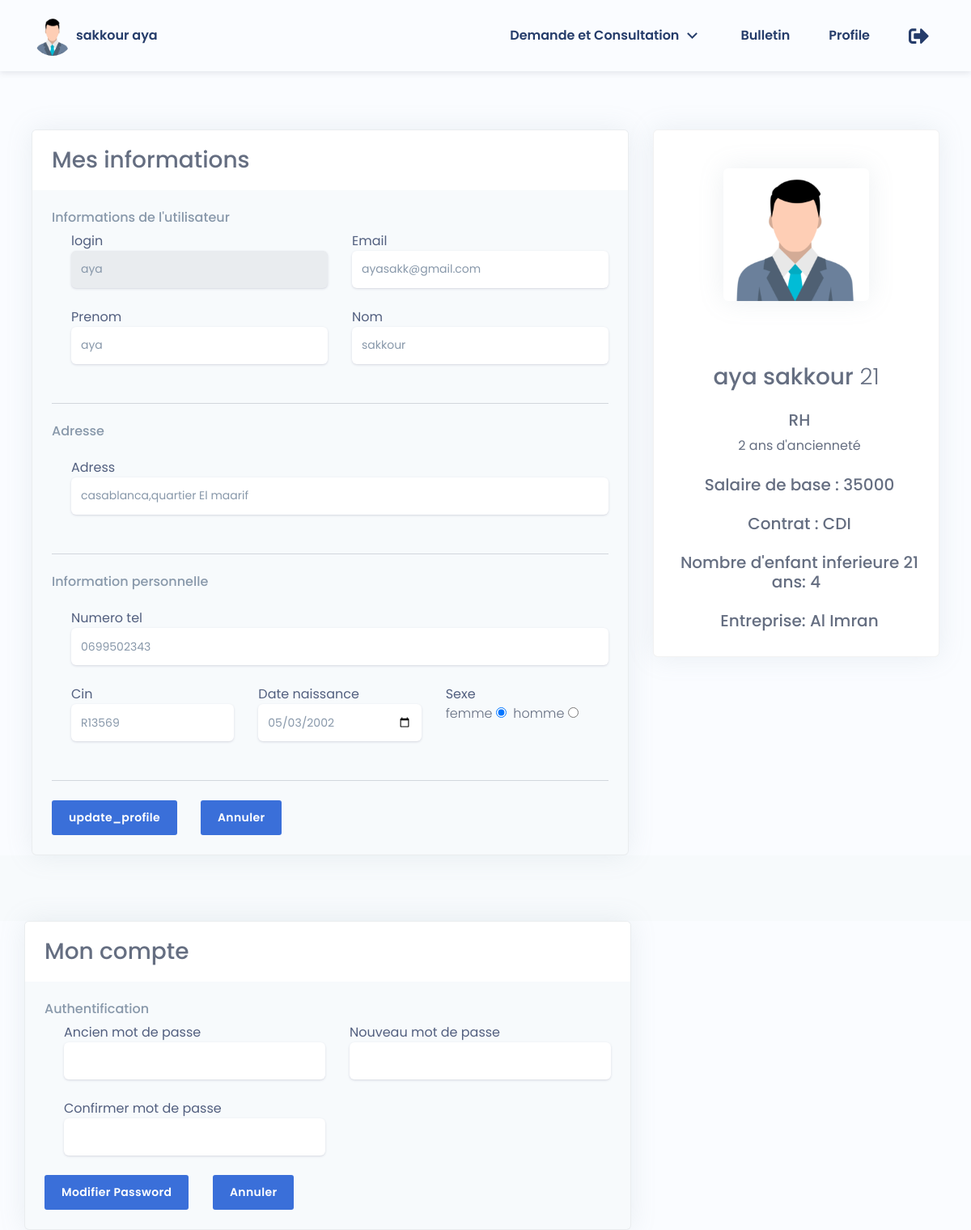
The page /PAYSMART/employe/profile.php (signed in) on the database its author committed.
### tables this page shows
CREATE TABLE `utilisateur` (
  `matricule` varchar(25) NOT NULL,
  `nom` varchar(25) NOT NULL,
  `prenom` varchar(25) NOT NULL,
  `cin` varchar(25) NOT NULL,
  `dateNaissance` date NOT NULL,
  `adresse` varchar(40) NOT NULL,
  `email` varchar(30) NOT NULL,
  `login` varchar(25) NOT NULL,
  `password` varchar(35) NOT NULL,
  `sexe` varchar(1) NOT NULL,
  `age` int(11) NOT NULL,
  `rib` varchar(25) NOT NULL,
  `numeroTel` varchar(15) NOT NULL,
  `numeroCNSS` varchar(25) NOT NULL,
  `numeroAmo` varchar(25) NOT NULL,
  `numeroCimr` varchar(25) NOT NULL,
  `numeroIgr` varchar(25) NOT NULL,
  `situationFamiliale` varchar(8) NOT NULL,
  `nombreEnfants` int(11) NOT NULL,
  `image` varchar(250) NOT NULL
);

CREATE TABLE `contrat` (
  `idContrat` int(11) NOT NULL,
  `duree` int(11) NOT NULL,
  `typeContrat` varchar(4) NOT NULL,
  `salaireDeBase` int(11) NOT NULL,
  `poste` varchar(25) NOT NULL,
  `dateEmbauche` date NOT NULL,
  `idUser` varchar(25) NOT NULL,
  `idFiliale` int(11) NOT NULL
);

CREATE TABLE `filiale` (
  `idFiliale` int(11) NOT NULL,
  `nomFliale` varchar(25) NOT NULL,
  `adresseFiliale` varchar(30) NOT NULL,
  `emailFiliale` varchar(25) NOT NULL,
  `telFiliale` varchar(15) NOT NULL,
  `heureTravail` float NOT NULL
);

### PAYSMART/employe/profile.php (the view, shortened to what this page needs)
<?php
      include "menuEmploye.php";
 $login=$_SESSION['login'];
$conn1 = mysqli_connect('localhost','root','','paysmart') or die('connection failed');
$select1 = mysqli_query($conn1, "SELECT * FROM `utilisateur` WHERE login = '$login'") or die('query failed');
if(mysqli_num_rows($select1) > 0){
   $fetch1 = mysqli_fetch_assoc($select1);
}
$idu=$fetch1['matricule'];
$select2 = mysqli_query($conn1, "SELECT * FROM `contrat` WHERE idUser = '$idu'") or die('query failed');
if(mysqli_num_rows($select2) > 0){
   $fetch2 = mysqli_fetch_assoc($select2);
}
$idf=$fetch2['idFiliale'];
$select3 = mysqli_query($conn1, "SELECT * FROM `filiale` WHERE idFiliale = '$idf'") or die('query failed');
if(mysqli_num_rows($select3) > 0){
   $fetch3 = mysqli_fetch_assoc($select3);
}
$dateActuelle = new DateTime();
$dateMySQL = new DateTime($fetch2['dateEmbauche']);
$diff = $dateActuelle->diff($dateMySQL);
?>
<link rel="stylesheet" href="../css/style_profile.css">
<link rel="stylesheet" href="https://cdn.jsdelivr.net/npm/flatpickr/dist/flatpickr.min.css">
<link rel="stylesheet" href="https://cdnjs.cloudflare.com/ajax/libs/font-awesome/5.15.3/css/all.min.css"/>
<body>
  <div class="main-content">
<br><br><br><br><br><br><br>
    <div class="container-fluid mt--7">
      <div class="row">
        <div class="col-xl-4 order-xl-2 mb-5 mb-xl-0">
          <div class="card card-profile shadow">
            <div class="row justify-content-center">
              <div class="col-lg-3 order-lg-2">
              <br><br><br><br>
                <div class="card-profile-image">
                  <a href="#">
                    <?php
                    if($fetch1['image']=='')
                    echo "<img src='../responsableRH/images/user.png'>";
                    else
                    echo "<img src='../responsableRH/images/" . $fetch1['image'] . "'>";
                     ?>
                  </a>
                </div>
              </div>
            </div>
            <div class="card-body pt-0 pt-md-4">
              <div class="text-center">
                <br><br><br><br><br>
                <h3>
                <?php echo $fetch1['prenom']; ?> <?php echo $fetch1['nom']; ?><span class="font-weight-light"><?php echo " ". $fetch1['age']; ?></span>
                </h3>
                <div class="h5 mt-4">
                  <i class="ni business_briefcase-24 mr-2"></i> <?php echo $fetch2['poste']; ?>
                </div>
                <div>
                  <i class="ni education_hat mr-2"></i><?php echo $diff->y." ";?>ans d'ancienneté
                </div>
                <div class="h5 mt-4">
                  <i class="ni business_briefcase-24 mr-2"></i>Salaire de base : <?php echo $fetch2['salaireDeBase']; ?>
                </div>
                <div class="h5 mt-4">
                  <i class="ni business_briefcase-24 mr-2"></i>Contrat : <?php echo $fetch2['typeContrat']; ?>
                </div>
                <div class="h5 mt-4">
                  <i class="ni business_briefcase-24 mr-2"></i>Nombre d'enfant inferieure 21 ans: <?php echo $fetch1['nombreEnfants']; ?>
                </div>
                <div class="h5 mt-4">
                  <i class="ni business_briefcase-24 mr-2"></i>Entreprise: <?php echo $fetch3['nomFliale']; ?>
                </div>
              </div>
            </div>
          </div>
        </div>
        <div class="col-xl-8 order-xl-1">
          <div class="card bg-secondary shadow">
            <div class="card-header bg-white border-0">
              <div class="row align-items-center">
                <div class="col-8">
                  <h3 class="mb-0">Mes informations</h3>
                </div>
              </div>
            </div>
            <div class="card-body">
              <form action="profile.php" method="post">
                <h6 class="text-muted">Informations de l'utilisateur</h6>
                <div class="pl-lg-4">
                  <div class="row">
                    <div class="col-lg-6">
                      <div class="form-group focused">
                        <label class="text-center1">login</label>
                        <input type="text" name="login" id="input-username" class="form-control form-control-alternative" placeholder="user@entreprise.com" value="<?php echo $fetch1['login']; ?>" disabled>
                      </div>
                    </div>
                    <div class="col-lg-6">
                      <div class="form-group">
                        <label class="text-center1" for="input-email">Email</label>
                        <input type="email" name="email" id="input-email" class="form-control form-control-alternative" placeholder="Nom.prenom@gmail.com" value="<?php echo $fetch1['email']; ?>">
                      </div>
                    </div>
                  </div>
                  <div class="row">
                    <div class="col-lg-6">
                      <div class="form-group focused">
                        <label class="text-center1" for="input-first-name">Prenom</label>
                        <input type="text" name="prenom" id="input-first-name" class="form-control form-control-alternative" placeholder="Prenom" value="<?php echo $fetch1['prenom']; ?>" >
                      </div>
                    </div>
                    <div class="col-lg-6">
                      <div class="form-group focused">
                        <label class="text-center1" for="input-last-name">Nom</label>
                        <input type="text" name="nom" id="input-last-name" class="form-control form-control-alternative" placeholder="Nom" value="<?php echo $fetch1['nom']; ?>">
                      </div>
                    </div>
                  </div>
                </div>
                <hr class="my-4">
                <h6 class="heading-small text-muted mb-4">Adresse</h6>
                <div class="pl-lg-4">
                  <div class="row">
                    <div class="col-md-12">
                      <div class="form-group focused">
                        <label class="text-center1" for="input-address">Adress</label>
                        <input id="input-address" name="adresse" class="form-control form-control-alternative" placeholder="Adress" value="<?php echo $fetch1['adresse']; ?>" type="text">
                      </div>
                    </div>
                  </div>
                </div>
                <hr class="my-4">
                <h6 class="heading-small text-muted mb-4">Information personnelle</h6>
                <div class="pl-lg-4">
                  <div class="row">
                    <div class="col-md-12">
                      <div class="form-group focused">
                        <label class="text-center1" for="input-address">Numero tel</label>
                        <input id="input-address" name="numeroTel" class="form-control form-control-alternative" value="<?php echo $fetch1['numeroTel']; ?>" type="text">
                      </div>
                    </div>
                  </div>
                  <div class="row">
                    <div class="col-lg-4">
                      <div class="form-group focused">
                        <label class="text-center1" for="input-city">Cin</label>
                        <input type="text" name="cin" id="input-city" class="form-control form-control-alternative" value="<?php echo $fetch1['cin']; ?>">
                      </div>
                    </div>
                    <div class="col-lg-4">
                      <div class="form-group focused">
                        <label class="text-center1" for="input-country">Date naissance</label>
                        <input type="date" class="form-control form-control-alternative" name="dateNaissance" value="<?php echo $fetch1['dateNaissance']?>" >
                      </div>
                    </div>
                    <div class="col-lg-4">
                      <div class="form-group">
                        <label class="text-center1" for="input-country">Sexe</label>
                        <br>
                        <?php
                        if($fetch1['sexe']=='F')
                        {
                         echo " <label class='font-weight-light'> femme</label>&nbsp<input type='radio' name='sexe' value='F' checked>&nbsp
                          <label class='font-weight-light'> homme</label>&nbsp<input type='radio' name='sexe' value='M'>";
                        }
                        else {
                          echo " <label class='font-weight-light'> femme</label>&nbsp<input type='radio' name='sexe' value='F' >&nbsp
                          <label class='font-weight-light'> homme</label>&nbsp<input type='radio' name='sexe' value='M' checked>";
                        }
                        ?>
                      </div>
                    </div>
                  </div>
                </div>
                <hr class="my-4">
                <input class="btn" type="submit" name="update_profile" value="update_profile">&nbsp &nbsp &nbsp<button class="btn">Annuler</button>
              </form>
            </div>
          </div>
        </div>
      </div>
    </div>
  </div>
  <footer class="footer">
    <div class="row align-items-center justify-content-xl-between">
      <div class="col-xl-6 m-auto text-center">
    </div>
  </footer>
  <br><br><br><br>
  <div class="container-fluid mt--7">
     <div class="d-flex justify-content-between">
        <div class="col-xl-8 order-xl-1">
          <div class="card bg-secondary shadow">
            <div class="card-header bg-white border-0">
              <div class="row align-items-center">
                <div class="col-8">
                  <h3 class="mb-0">Mon compte</h3>
                </div>
              </div>
            </div>
            <div class="card-body">
            <form action="profile.php" method="post">
                <h6 class="text-muted">Authentification</h6>
                <div class="pl-lg-4">
                  <div class="row">
                    <div class="col-lg-6">
                      <div class="form-group focused">
                        <label class="text-center1">Ancien mot de passe</label>
                        <input name="Apassword" type="password" id="input-username" class="form-control form-control-alternative" >
                      </div>
                    </div>
                    <div class="col-lg-6">
                      <div class="form-group">
                        <label class="text-center1" for="input-email">Nouveau mot de passe</label>
                        <input name="Npassword" type="password"  id="input-email" class="form-control form-control-alternative" >
                      </div>
                    </div>
                  </div>
                  <div class="row">
                    <div class="col-lg-6">
                      <div class="form-group focused">
                        <label class="text-center1" for="input-first-name">Confirmer mot de passe</label>
                        <input name="Cpassword" type="password"  id="input-first-name" class="form-control form-control-alternative"  >
                      </div>
                    </div>
                  </div>
                </div>
                <button class="btn" type="submit" name="modifier_password">Modifier Password</button>&nbsp &nbsp &nbsp<button class="btn">Annuler</button>
              </form>
            </div></div></div></div></div>
</body>

### rows shown on the page
utilisateur: prenom "aya", nom "sakkour", age "21", nombreEnfants "4", login "aya", email "ayasakk@gmail.com", adresse "casablanca,quartier El maarif", numeroTel "0699502343", cin "R13569", dateNaissance "05/03/2002"
contrat: poste "RH", dateEmbauche "2", salaireDeBase "35000", typeContrat "CDI"
filiale: nomFliale "Al Imran"

### other values the page prints
$_SESSION["nom1"] "sakkour"
$_SESSION["prenom1"] "aya"
